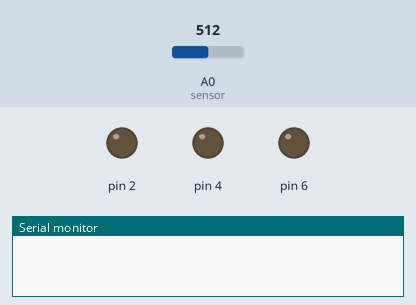
Simulated run of this sketch. Board: Arduino Uno, built with avr-gcc and run on an emulated ATmega328P. Parts: output pins drawn as LEDs (lit = HIGH), the last lines printed to the serial monitor. The test bench sets the inputs (shaded band); at power-on: A0 (sensor) = 512.

Above: at 0.1 s.
At 0.6 s:
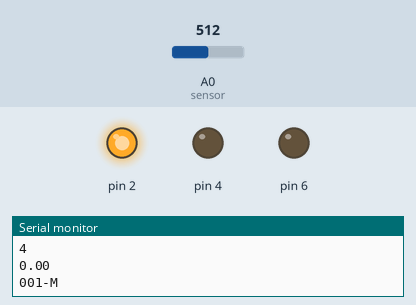
Timing chart, 0 to 2.1 s (numbered marks = the images above):
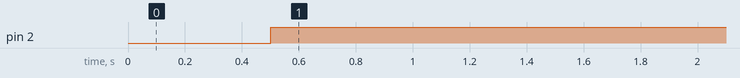

Measured:
- by itself, pin 2: LOW → HIGH at 0.50 s

The sketch:

volt_ac_inst.ino
```cpp
int adc_max=710;        //Reemplazar por valor adc_max entregado por el sketch: volt_ac_cal
int adc_min=330;        //Reemplazar por valor adc_min entregado por el sketch: volt_ac_cal
float volt_multi=212;   //Reemplazar por el "voltaje ac rms" entregado por un multimetro
float volt_multi_p;
float volt_multi_n;
float adc_sample;

void setup() {
  pinMode(2,OUTPUT);
  pinMode(4,OUTPUT);
  pinMode(6,OUTPUT);
  Serial.begin(115200);
  volt_multi_p = volt_multi * 1.4142;   //Voltaje pico= Voltaje RMS * 1.4142 (Corriente Monofasica)
  volt_multi_n = volt_multi_p * -1;
}


void loop() {

  float volt_rms=get_voltage(); //Voltage eficaz (V-RMS)
  if(volt_rms<25){      //si se pierde la conexion se vuelve cero
    volt_rms=0;
  }
  if(volt_rms>230){                         //identificador de falla
    digitalWrite(2,1); //led rojo
    digitalWrite(4,0);
    digitalWrite(6,0);

    Serial.println("1");// EL VOLTAJE ES DE MENOR DE 230 BAJA DE ENERGIA
    Serial.println(volt_rms,2);
    Serial.println("001-M");
    delay(100);
  }
  else if(volt_rms>=210 && volt_rms<=230){  //suministro correcto
    digitalWrite(2,0);
    digitalWrite(4,1); //led verde
    digitalWrite(6,0);

    Serial.println("2"); // VOLTAJE CORRECT 53
    Serial.println(volt_rms,2);
    Serial.println("001-M");
    delay(100);
  }
  else if(volt_rms>0 && volt_rms<210){     //
    digitalWrite(2,0);
    digitalWrite(4,0);
    digitalWrite(6,1); // led amarillo

    Serial.println("3");// SUBA de voltaje
    Serial.println(volt_rms,2);
    Serial.println("001-M");

    delay(100);
  }

  else if(volt_rms==0){
    digitalWrite(2,1); // led rojo
    digitalWrite(4,0);
    digitalWrite(6,0);

    Serial.println("4"); // SIN SUMINISTRO
    Serial.println(volt_rms,2);
    Serial.println("001-M");
    delay(100);
  }

}

float get_voltage(void)
{

  float volt_inst=0;
  float Sumatoria=0;
  float volt;
  long tiempo_init=millis();
  int N=0;

  while( (millis() - tiempo_init) < 500)//Duración 0.5 segundos(Aprox. 30 ciclos de 60Hz)
  {
    //adc_sample = analogRead(A0) - 510;////voltaje del sensor
    //volt_inst = map(adc_sample,-188,188,-310,310);

    adc_sample = analogRead(A0);    //voltaje del sensor
    volt_inst = map(adc_sample,adc_min,adc_max,volt_multi_n,volt_multi_p);
    Sumatoria = Sumatoria+sq(volt_inst);    //Sumatoria de Cuadrados
    N = N+1;
    delay(1);
  }

  //Serial.print("N: ");
  //Serial.println(N);

  volt=sqrt((Sumatoria)/N); //ecuación del RMS
  return(volt);
}
```
